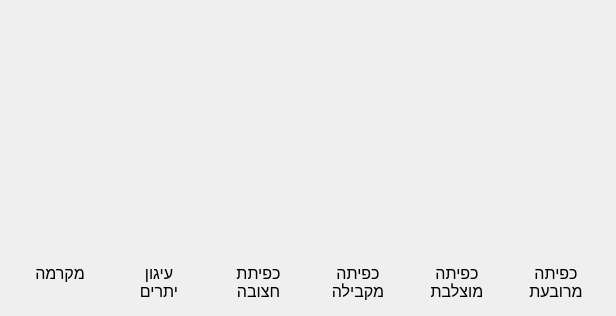
<?xml version="1.0" encoding="UTF-8"?>
<ui version="4.0">
 <class>StatsWidget</class>
 <widget class="QWidget" name="StatsWidget">
  <property name="geometry">
   <rect>
    <x>0</x>
    <y>0</y>
    <width>616</width>
    <height>316</height>
   </rect>
  </property>
  <property name="windowTitle">
   <string>Form</string>
  </property>
  <property name="layoutDirection">
   <enum>Qt::RightToLeft</enum>
  </property>
  <layout class="QVBoxLayout" name="verticalLayout">
   <item>
    <layout class="QGridLayout" name="gridLayout">
     <property name="topMargin">
      <number>10</number>
     </property>
     <property name="horizontalSpacing">
      <number>1</number>
     </property>
     <property name="verticalSpacing">
      <number>2</number>
     </property>
     <item row="1" column="7">
      <widget class="QLabel" name="label_5">
       <property name="sizePolicy">
        <sizepolicy hsizetype="Minimum" vsizetype="Minimum">
         <horstretch>0</horstretch>
         <verstretch>0</verstretch>
        </sizepolicy>
       </property>
       <property name="styleSheet">
        <string notr="true">margin-left:4;margin-right:4;font-size:16px;</string>
       </property>
       <property name="text">
        <string>כפיתה
מקבילה</string>
       </property>
       <property name="alignment">
        <set>Qt::AlignHCenter|Qt::AlignTop</set>
       </property>
      </widget>
     </item>
     <item row="1" column="6">
      <widget class="QLabel" name="label_4">
       <property name="sizePolicy">
        <sizepolicy hsizetype="Minimum" vsizetype="Minimum">
         <horstretch>0</horstretch>
         <verstretch>0</verstretch>
        </sizepolicy>
       </property>
       <property name="styleSheet">
        <string notr="true">margin-left:4;margin-right:4;font-size:16px;</string>
       </property>
       <property name="text">
        <string>כפיתה
מוצלבת</string>
       </property>
       <property name="alignment">
        <set>Qt::AlignHCenter|Qt::AlignTop</set>
       </property>
      </widget>
     </item>
     <item row="1" column="10">
      <widget class="QLabel" name="label_7">
       <property name="sizePolicy">
        <sizepolicy hsizetype="Minimum" vsizetype="Minimum">
         <horstretch>0</horstretch>
         <verstretch>0</verstretch>
        </sizepolicy>
       </property>
       <property name="styleSheet">
        <string notr="true">margin-left:4;margin-right:4;font-size:16px;</string>
       </property>
       <property name="text">
        <string>מקרמה</string>
       </property>
       <property name="alignment">
        <set>Qt::AlignHCenter|Qt::AlignTop</set>
       </property>
      </widget>
     </item>
     <item row="1" column="9">
      <widget class="QLabel" name="label_6">
       <property name="sizePolicy">
        <sizepolicy hsizetype="Minimum" vsizetype="Minimum">
         <horstretch>0</horstretch>
         <verstretch>0</verstretch>
        </sizepolicy>
       </property>
       <property name="styleSheet">
        <string notr="true">margin-left:4;margin-right:4;font-size:16px;</string>
       </property>
       <property name="text">
        <string>עיגון
יתרים</string>
       </property>
       <property name="alignment">
        <set>Qt::AlignHCenter|Qt::AlignTop</set>
       </property>
      </widget>
     </item>
     <item row="1" column="8">
      <widget class="QLabel" name="label_3">
       <property name="sizePolicy">
        <sizepolicy hsizetype="Minimum" vsizetype="Minimum">
         <horstretch>0</horstretch>
         <verstretch>0</verstretch>
        </sizepolicy>
       </property>
       <property name="styleSheet">
        <string notr="true">margin-left:4;margin-right:4;font-size:16px;</string>
       </property>
       <property name="text">
        <string>כפיתת
חצובה</string>
       </property>
       <property name="alignment">
        <set>Qt::AlignHCenter|Qt::AlignTop</set>
       </property>
      </widget>
     </item>
     <item row="1" column="5">
      <widget class="QLabel" name="label_8">
       <property name="sizePolicy">
        <sizepolicy hsizetype="Minimum" vsizetype="Minimum">
         <horstretch>0</horstretch>
         <verstretch>0</verstretch>
        </sizepolicy>
       </property>
       <property name="styleSheet">
        <string notr="true">margin-left:4;margin-right:4;font-size:16px;</string>
       </property>
       <property name="text">
        <string>כפיתה
מרובעת</string>
       </property>
       <property name="alignment">
        <set>Qt::AlignHCenter|Qt::AlignTop</set>
       </property>
      </widget>
     </item>
     <item row="0" column="5">
      <widget class="FancySliderWidget" name="squareSlider" native="true">
       <property name="sizePolicy">
        <sizepolicy hsizetype="Preferred" vsizetype="Expanding">
         <horstretch>0</horstretch>
         <verstretch>0</verstretch>
        </sizepolicy>
       </property>
      </widget>
     </item>
     <item row="0" column="6">
      <widget class="FancySliderWidget" name="crossSlider" native="true">
       <property name="sizePolicy">
        <sizepolicy hsizetype="Preferred" vsizetype="Expanding">
         <horstretch>0</horstretch>
         <verstretch>0</verstretch>
        </sizepolicy>
       </property>
      </widget>
     </item>
     <item row="0" column="7">
      <widget class="FancySliderWidget" name="parallelSlider" native="true">
       <property name="sizePolicy">
        <sizepolicy hsizetype="Preferred" vsizetype="Expanding">
         <horstretch>0</horstretch>
         <verstretch>0</verstretch>
        </sizepolicy>
       </property>
      </widget>
     </item>
     <item row="0" column="8">
      <widget class="FancySliderWidget" name="tripodSlider" native="true">
       <property name="sizePolicy">
        <sizepolicy hsizetype="Preferred" vsizetype="Expanding">
         <horstretch>0</horstretch>
         <verstretch>0</verstretch>
        </sizepolicy>
       </property>
      </widget>
     </item>
     <item row="0" column="9">
      <widget class="FancySliderWidget" name="anchoringSlider" native="true">
       <property name="sizePolicy">
        <sizepolicy hsizetype="Preferred" vsizetype="Expanding">
         <horstretch>0</horstretch>
         <verstretch>0</verstretch>
        </sizepolicy>
       </property>
      </widget>
     </item>
     <item row="0" column="10">
      <widget class="FancySliderWidget" name="macrameSlider" native="true">
       <property name="sizePolicy">
        <sizepolicy hsizetype="Preferred" vsizetype="Expanding">
         <horstretch>0</horstretch>
         <verstretch>0</verstretch>
        </sizepolicy>
       </property>
      </widget>
     </item>
    </layout>
   </item>
  </layout>
 </widget>
 <customwidgets>
  <customwidget>
   <class>FancySliderWidget</class>
   <extends>QWidget</extends>
   <header>gui.FancySliderWidget</header>
   <container>1</container>
  </customwidget>
 </customwidgets>
 <resources/>
 <connections/>
</ui>
